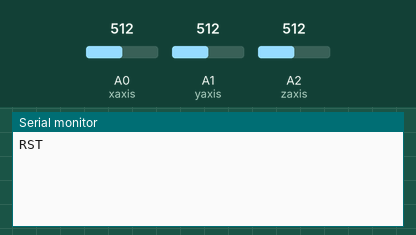
Simulated run of this sketch. Board: Arduino Uno, built with avr-gcc and run on an emulated ATmega328P. On the bench: the last lines printed to the serial monitor. Inputs (shaded band) come from the test bench; at power-on: A0 (xaxis) = 512, A1 (yaxis) = 512, A2 (zaxis) = 512.

Above: at 1.2 s.
1.3 s: A0 (xaxis) set to 716
At 1.7 s:
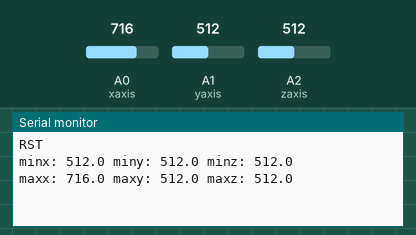
2.8 s: A1 (yaxis) set to 716
At 4.0 s:
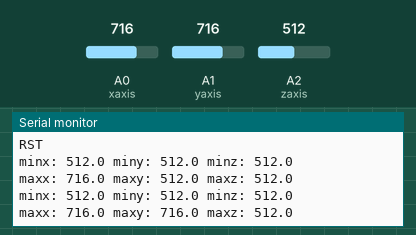
4.3 s: A2 (zaxis) set to 716
At 5.1 s:
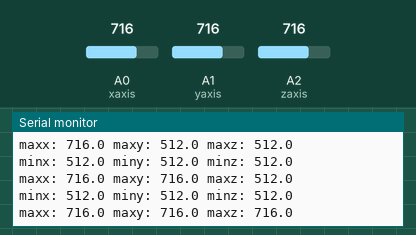
5.8 s: A0 (xaxis) set to 810
At 6.3 s:
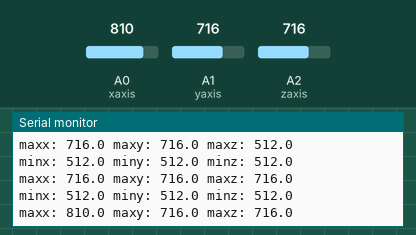
7.3 s: A1 (yaxis) set to 810
At 8.5 s:
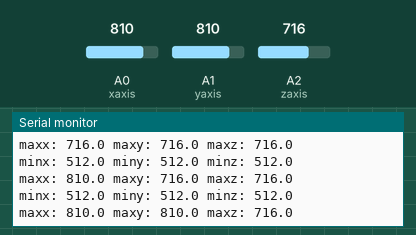
8.8 s: A2 (zaxis) set to 810
At 9.8 s:
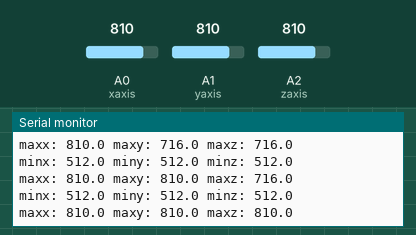
Timing chart, 0 to 11.3 s (numbered marks = the images above; inputs shaded):
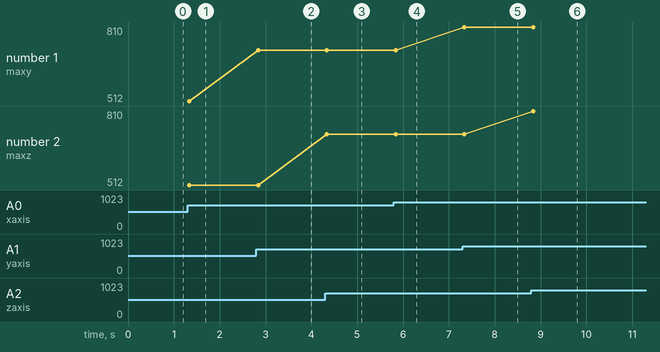

The sketch:

AccTest.ino
```cpp
#include <math.h>
#include <float.h>
#include <limits.h>


int valx = 0;
int valy = 0;
int valz = 0;

int xaxis = 0;
int yaxis = 1;
int zaxis = 2;

float xa = 0;
float ya = 0;
float za = 0;


int minx = INT_MAX;
int maxx = 0;
int miny = INT_MAX;
int maxy = 0;
int minz = INT_MAX;
int maxz = 0;

int g0x = 0;
int g0y = 0;
int g0z = 0;

long time1 = 0;
long time2 = 0;

float rho = 0;
float phi = 0;
float theta = 0;


void setup()
{
  Serial.begin(9600);
  Serial.println("RST\r\n");
  pinMode(xaxis,INPUT);
  pinMode(yaxis,INPUT);
  pinMode(zaxis,INPUT);
  time1=millis();
  time2=millis();
}

void loop()
{

  valx = analogRead(xaxis);    // read the value from the sensor
  valy = analogRead(yaxis);    // read the value from the sensor
  valz = analogRead(zaxis);    // read the value from the sensor

  int pfx = valx;
  int pfy = valy;
  int pfz = valz;

  autoZeroCalibration(pfx,pfy,pfz);

  int fx = (pfx - g0x);
  int fy = (pfy - g0y);
  int fz = (pfz - g0z);

  float ax = fx*(3.3/(1024.0*0.800));
  float ay = fy*(3.3/(1024.0*0.800));
  float az = fz*(3.3/(1024.0*0.800));

  //
  /*
  rho =   atan(ax/sqrt(pow(ay,2)+pow(az,2)))*(360/(2*3.141592));
  phi =   atan(ay/sqrt(pow(ax,2)+pow(az,2)))*(360/(2*3.141592));
  theta = atan(sqrt(pow(ay,2)+pow(ax,2))/az)*(360/(2*3.141592));

  printAngles();
 */
}

void autoZeroCalibration(int pfx, int pfy, int pfz)
{
    if ((pfx < minx)||(pfy < miny)||(pfz < minz)||(pfx > maxx)||(pfy > maxy)||(pfz > maxz)) {
     // autozero calibration
     if (pfx < minx) minx = pfx;
     if (pfy < miny) miny = pfy;
     if (pfz < minz) minz = pfz;

     if (pfx > maxx) maxx = pfx;
     if (pfy > maxy) maxy = pfy;
     if (pfz > maxz) maxz = pfz;

     g0x = ((maxx - minx)/2)+minx;
     g0y = ((maxy - miny)/2)+miny;
     g0z = ((maxz - minz)/2)+minz;

     printValues();
  }
}
void printFloat(float value, int places) {
   // this is used to cast digits
   int digit;
   float tens = 0.1;
   int tenscount = 0;
   int i;
   float tempfloat = value;

   // if value is negative, set tempfloat to the abs value
   // make sure we round properly. this could use pow from
   //<math .h>, but doesn't seem worth the import
   // if this rounding step isn't here, the value  54.321 prints as
   //54.3209

   // calculate rounding term d:   0.5/pow(10,places)
   float d = 0.5;
   if (value < 0)
     d *= -1.0;
   // divide by ten for each decimal place
   for (i = 0; i < places; i++)
     d/= 10.0;
   // this small addition, combined with truncation will round our
   // values properly
   tempfloat +=  d;

   // first get value tens to be the large power of ten less than value
   // tenscount isn't necessary but it would be useful if you wanted
   // to know after this how many chars the number will take

   if (value < 0)
     tempfloat *= -1.0;
   while ((tens * 10.0) <= tempfloat) {
     tens *= 10.0;
     tenscount += 1;
   }


   // write out the negative if needed
   if (value < 0)
     Serial.print('-');

   if (tenscount == 0)
     Serial.print(0, DEC);

   for (i=0; i< tenscount; i++) {
     digit = (int) (tempfloat/tens);
     Serial.print(digit, DEC);
     tempfloat = tempfloat - ((float)digit * tens);
     tens /= 10.0;
   }

   // if no places after decimal, stop now and return
   if (places <= 0)
     return;

   // otherwise, write the point and continue on
   Serial.print('.');

   // now write out each decimal place by shifting digits one by one
   // into the ones place and writing the truncated value
   for (i = 0; i < places; i++) {
     tempfloat *= 10.0;
     digit = (int) tempfloat;
     Serial.print(digit,DEC);
     // once written, subtract off that digit
     tempfloat = tempfloat - (float) digit;
   }
}

void printAngles()
{
   if (millis()-time1 > 1000) {
    time1 = millis();
    Serial.print("rho: ");
    printFloat(rho,3);
    Serial.print(" phi: ");
    printFloat(phi,3);
    Serial.print(" theta: ");
    printFloat(theta,3);
    Serial.print("\r\n");
  }
}

void printValues()
{
  if ((millis() - time2) > 800) {
    time2=millis();
    Serial.print("minx: ");
    Serial.print((int)minx,DEC);
    Serial.print(".");
    Serial.print((minx-(int)minx)*1000,DEC);
    Serial.print(" miny: ");
    Serial.print((int)miny,DEC);
    Serial.print(".");
    Serial.print((miny-(int)miny)*1000,DEC);
    Serial.print(" minz: ");
    Serial.print((int)minz,DEC);
    Serial.print(".");
    Serial.print((minz-(int)minz)*1000,DEC);
    Serial.print("\r\n");

    Serial.print("maxx: ");
    Serial.print((int)maxx,DEC);
    Serial.print(".");
    Serial.print((maxx-(int)maxx)*1000,DEC);
    Serial.print(" maxy: ");
    Serial.print((int)maxy,DEC);
    Serial.print(".");
    Serial.print((maxy-(int)maxy)*1000,DEC);
    Serial.print(" maxz: ");
    Serial.print((int)maxz,DEC);
    Serial.print(".");
    Serial.print((maxz-(int)maxz)*1000,DEC);
    Serial.print("\r\n");
  }
}
```

Measured:
- after the input at 1.3 s, the serial monitor: prints a new line at once (image 1)
- after the input at 2.8 s, the serial monitor: prints a new line at once (image 2)
- after the input at 4.3 s, the serial monitor: prints a new line at once (image 3)
- after the input at 5.8 s, the serial monitor: prints a new line at once (image 4)
- after the input at 7.3 s, the serial monitor: prints a new line at once (image 5)
- after the input at 8.8 s, the serial monitor: prints a new line at once (image 6)
